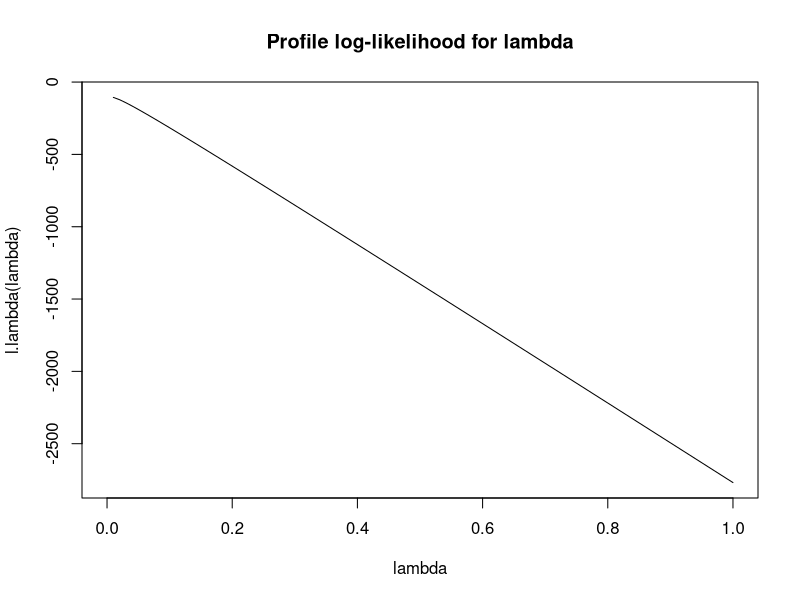
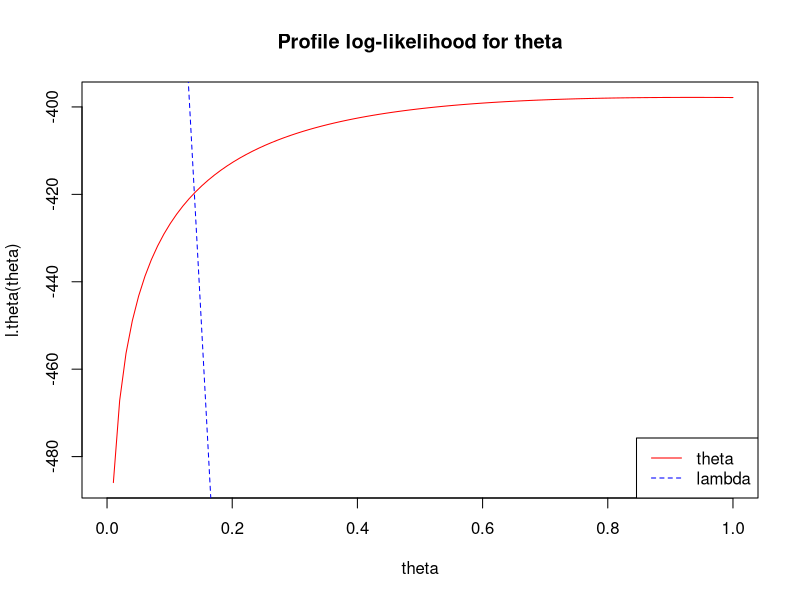

These figures' R source, in order: (Note: this script raises an error after producing the figures.)
## ---- chunk 1
knitr::opts_chunk$set(echo = TRUE, warning = F)
setwd("/home/ajo/gitRepos/inference/Unit2")
library(dplyr)
## ---- chunk 2
d1 <- 17
d2 <- 28
d <- d1+d2
Y1 <- 2768.9
Y2 <- 1857.5
## ---- chunk 3
lambda <- seq(0, 1, length.out = 100)
l.lambda <- function(lambda){
  d1*log(lambda)-lambda*Y1
}
plot(lambda, l.lambda(lambda), ty = "l", main = "Profile log-likelihood for lambda")
## ---- chunk 4
theta <- seq(0, 1, length.out = 100)
l.theta <- function(theta){
  -d*log(theta*Y2 + Y1) + d2*log(theta) - (d*Y2)/(theta*Y2+Y1)*theta
}
plot(theta, l.theta(theta), ty = "l", main = "Profile log-likelihood for theta", col = "red", lty = 1)
lines(lambda, l.lambda(lambda), col = "blue", lty = 2)
legend("bottomright", legend = c("theta", "lambda"), col = c("red", "blue"), lty = 1:2)
# Does not make sense adding them to same plot I think!
## ---- chunk 5
# Using the contour function. 
loglik.prob2 <- function(lambda, theta){
  d*log(lambda)+d2*log(theta)-lambda*Y1-theta%*%lambda*Y2 
}
lambda.hat <- d1/Y1
theta.hat <- d2/d1*Y1/Y2

relative.like <- function(lambda, theta){
  loglik.prob2(lambda, theta)/loglik.prob2(lambda.hat, theta.hat)
}
grid <- expand.grid(lambda, theta)
contour(x = lambda, y = theta, z = matrix(relative.like(lambda, theta), nrow = 100))
# How can I make the grid such that z is a proper matrix!?
## ---- chunk 6
newton.raphson <- function(sample, it0, eps, maxiter){
  n <- length(sample)
  d1 <- function(iterate){
    return(n/iterate + sum(log(sample)*(1-sample^iterate)))
  }
  
  d2 <- function(iterate){
    return(-n/iterate^2 - sum(sample^iterate*(log(sample))^2))
  }
  
  errest <- 2*eps
  i <- 0
  while (errest > eps && i < maxiter){
    it1 <- it0 - d1(it0)/d2(it0)
    errest <- abs(it1 - it0)
    it0 <- it1
    i <- i + 1
  }
  
  return(cbind("Fixed Point" = it1, "Iterations" = i, "d2(fixed point)" = d2(it1)))
}
## ---- chunk 7
set.seed(1)
n <- 5
alpha_1 <- rweibull(n = n, scale = 1, shape = 1)
alpha_2 <- rweibull(n = n, scale = 1, shape = 2)
alpha_5 <- rweibull(n = n, scale = 1, shape = 5)
## ---- chunk 8
eps <- 0.0000000000001
par <- 0.5
newton.raphson(alpha_1, par, eps, 100)
## ---- chunk 9
newton.raphson(alpha_2, par, eps, 100)
## ---- chunk 10
newton.raphson(alpha_5, par, eps, 100)
## ---- chunk 11
loglik <- function(alpha, data){
  n <- length(data)
  (n*log(alpha) - sum(data^alpha) + (alpha-1)*sum(log(data)))
}

gr <- function(alpha, data){
  n <- length(data)
  return(n/alpha + sum(log(data)*(1-data^alpha)))
}

# optim(par = 0.5, fn = loglik, data = alpha_1, 
#       hessian = T, method = "L-BFGS-B", lower = eps, 
#       upper = 1-eps, control = list(fnscale = -1))

res1 <- optim(par = par, fn = loglik, data = alpha_1, 
      hessian = T, control = list(fnscale = -1))
(cbind("Fixed Point" = res1$par, "Iterations" = res1$counts[[1]], "Hessian" = res1$hessian[[1]], "Convergence" = res1$convergence))

res1 <- optim(par = par, fn = loglik, gr = gr, data = alpha_1, hessian = T, control = list(fnscale = -1))
(cbind("Fixed Point" = res1$par, "Iterations" = res1$counts[[1]], "Hessian" = res1$hessian[[1]], "Convergence" = res1$convergence))

# The below gives the same result. 
optimize(loglik, data = alpha_1, interval = c(0,10), maximum = T)
## ---- chunk 12
res2 <- optim(par = par, fn = loglik, data = alpha_2, 
      hessian = T, control = list(fnscale = -1))
(cbind("Fixed Point" = res2$par, "Iterations" = res2$counts[[1]], "Hessian" = res2$hessian[[1]], "Convergence" = res2$convergence))

res2 <- optim(par = par, fn = loglik, gr = gr, data = alpha_2, 
      hessian = T, control = list(fnscale = -1))
(cbind("Fixed Point" = res2$par, "Iterations" = res2$counts[[1]], "Hessian" = res2$hessian[[1]], "Convergence" = res2$convergence))
## ---- chunk 13
res3 <- optim(par = par, fn = loglik, data = alpha_5, 
      hessian = T, control = list(fnscale = -1))
(cbind("Fixed Point" = res3$par, "Iterations" = res3$counts[[1]], "Hessian" = res3$hessian[[1]], "Convergence" = res3$convergence))

res3 <- optim(par = par, fn = loglik, gr = gr, data = alpha_5, 
      hessian = T, control = list(fnscale = -1))
(cbind("Fixed Point" = res3$par, "Iterations" = res3$counts[[1]], "Hessian" = res3$hessian[[1]], "Convergence" = res3$convergence))
## ---- chunk 14
y1 <- 20
y2 <- 50
y3 <- 10
## ---- chunk 15
# Maximize the analytical function (numerically) to check results. 
analytic.lik <- function(p){
  return(y1*log(p+0.2) + y2*log(p+0.4)+y3*log(0.4-2*p))
}
ana <- optimize(analytic.lik, interval = c(0,0.2), maximum = T)
ana$maximum
## ---- chunk 16
p0 <- 0.1 # Initial value

# E-step.
E <- function(p0){
    return((y1*p0)/(p0+0.2))
}
# M-step.
M <- function(p0, expe){
  l <- function(p){
    return(expe*log(p)+y2*log(p+0.4)+y3*log(0.4-2*p))
  }
  m <- optimize(l, interval = c(0,0.2), maximum = T)
  return(m$maximum)
}

# Fixed point iterations.
EM <- function(p0, maxiter, tol){
  errest <- 2*tol
  i <- 0
  ps <- c(p0)
  while (errest > tol && i < maxiter){
    expe <- E(p0)
    p1 <- M(p0, expe)
    ps <- c(ps, p1)
    errest <- abs(p1-p0)
    p0 <- p1
    i <- i + 1
  }
  return(list(ps, p1, i))
}

maxiter <- 100
tol <- 0.000000000000001
results <- EM(p0, maxiter, tol)

knitr::kable(data.frame("Value" = results[[1]]), row.names = 1:results[[3]], caption = "Values of p in each Iteration")
## ---- chunk 17
df <- cbind("First Max." = c(ana$maximum, ana$objective), "EM" = c(results[[2]], analytic.lik(results[[2]])))
rownames(df) <- c("MLE approx. of p", "Objective Value")
knitr::kable(df, caption = "Comparison of Analytic Maximization and EM")
